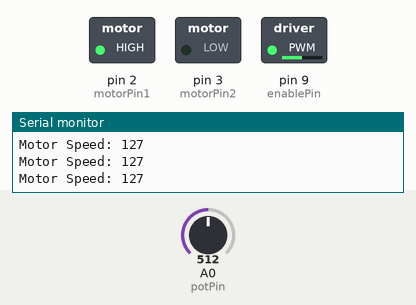
Simulated run of this sketch. Board: Arduino Uno, built with avr-gcc and run on an emulated ATmega328P. Parts: switched loads named in the sketch (green lamp = pin HIGH), the last lines printed to the serial monitor. The test bench sets the inputs (shaded band); at power-on: A0 (potPin) = 512.

Above: at 1.2 s.
1.3 s: A0 (potPin) set to 716
At 2.3 s:
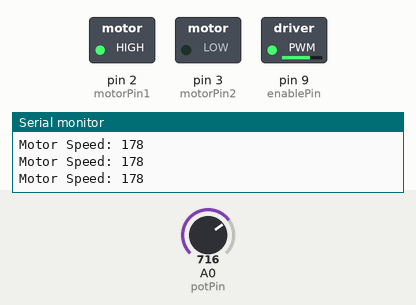
2.8 s: A0 (potPin) set to 900
At 3.7 s:
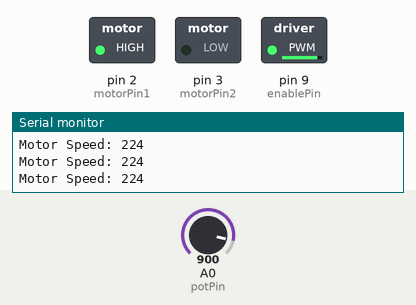
4.3 s: A0 (potPin) set to 122
At 5.1 s:
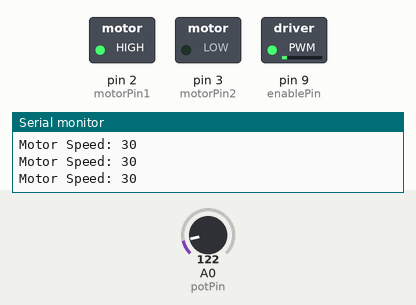
5.8 s: A0 (potPin) set to 0
At 6.4 s:
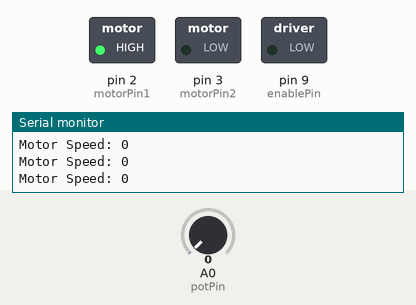
7.3 s: A0 (potPin) set to 511
At 7.8 s:
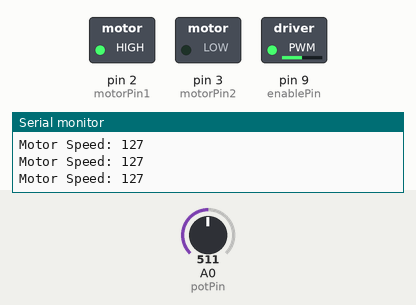
Timing chart, 0 to 9.8 s (numbered marks = the images above; inputs shaded):
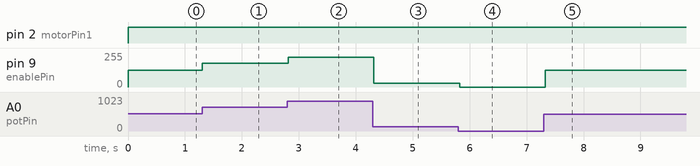

Measured:
- after the input at 1.3 s, pin 9 (enablePin): 127/255 → 178/255 at once
- after the input at 2.8 s, pin 9 (enablePin): 178/255 → 224/255 at once
- after the input at 4.3 s, pin 9 (enablePin): 224/255 → 30/255 at once
- after the input at 5.8 s, pin 9 (enablePin): 30/255 → 0/255 at once
- after the input at 7.3 s, pin 9 (enablePin): 0/255 → 127/255 at once

The sketch:

Without_PID.ino
```cpp
// Define the pins for motor control
int motorPin1 = 2;
int motorPin2 = 3;
int enablePin = 9;

// Define the potentiometer pin
int potPin = A0;

void setup() {
  // Set the motor control pins as outputs
  pinMode(motorPin1, OUTPUT);
  pinMode(motorPin2, OUTPUT);
  pinMode(enablePin, OUTPUT);

  // Initialize the potentiometer pin
  pinMode(potPin, INPUT);

  // Set the serial baud rate
  Serial.begin(9600);
}

void loop() {
  // Read the potentiometer value
  int potValue = analogRead(potPin);

  // Map the potentiometer value to the motor speed range
  int motorSpeed = map(potValue, 0, 1023, 0, 255);

  // Set the motor direction
  digitalWrite(motorPin1, HIGH);
  digitalWrite(motorPin2, LOW);

  // Set the motor speed
  analogWrite(enablePin, motorSpeed);

  // Print the motor speed on the serial monitor
  Serial.print("Motor Speed: ");
  Serial.println(motorSpeed);

  delay(100);
}
```
